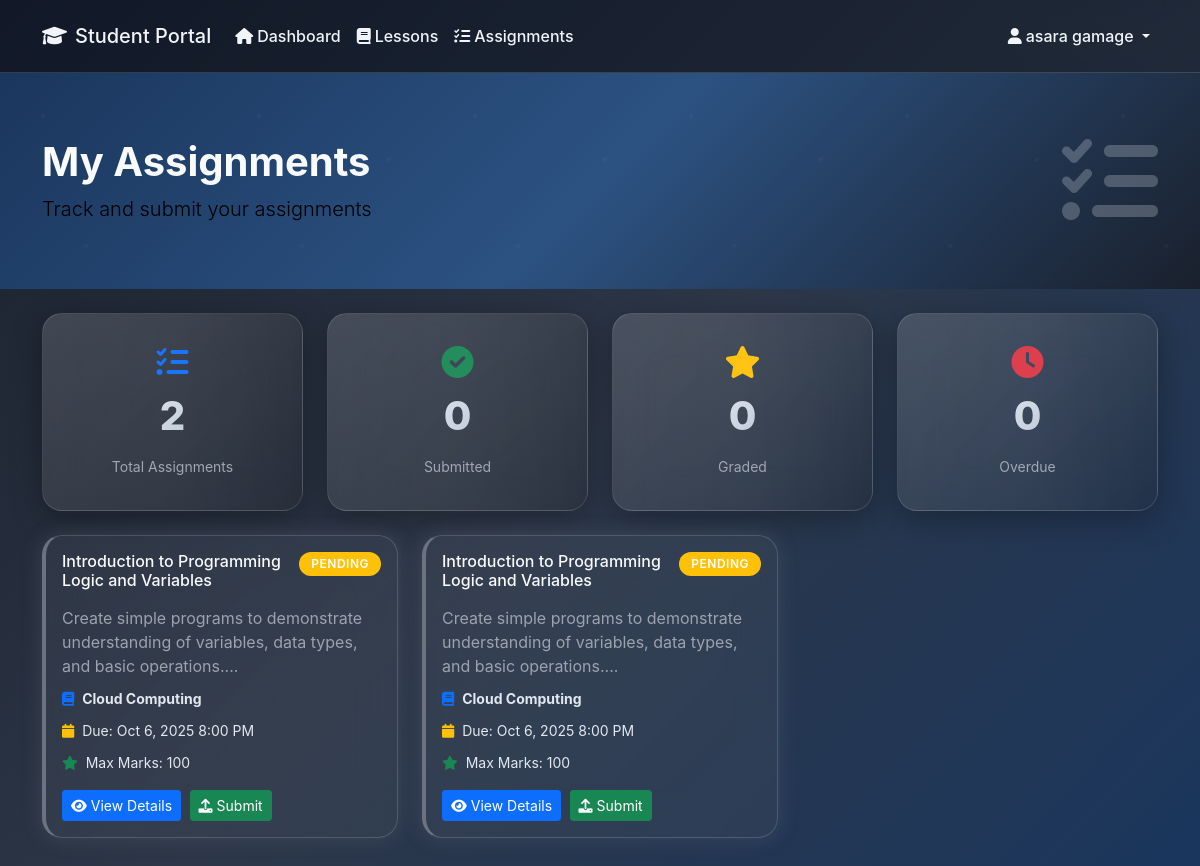
Page /student/assignments.php (signed in) on the committed database.
### tables this page shows
CREATE TABLE `assignments` (
  `id` int(11) NOT NULL,
  `title` varchar(255) NOT NULL,
  `description` text NOT NULL,
  `subject_id` int(11) NOT NULL,
  `lesson_id` int(11) DEFAULT NULL,
  `due_date` datetime NOT NULL,
  `max_marks` int(11) DEFAULT 100,
  `instructions` text DEFAULT NULL,
  `attachment_path` varchar(500) DEFAULT NULL,
  `status` enum('draft','published','closed') DEFAULT 'draft',
  `created_by` int(11) NOT NULL,
  `created_at` timestamp NOT NULL DEFAULT current_timestamp(),
  `updated_at` timestamp NOT NULL DEFAULT current_timestamp() ON UPDATE current_timestamp()
);

CREATE TABLE `subjects` (
  `id` int(11) NOT NULL,
  `name` varchar(100) NOT NULL,
  `description` text DEFAULT NULL,
  `created_by` int(11) DEFAULT 1,
  `status` varchar(20) DEFAULT 'active',
  `created_at` timestamp NOT NULL DEFAULT current_timestamp(),
  `updated_at` timestamp NOT NULL DEFAULT current_timestamp() ON UPDATE current_timestamp(),
  `color` varchar(7) DEFAULT '#007bff',
  `icon` varchar(50) DEFAULT 'book'
);

### student/assignments.php (the view, shortened to what this page needs)
<?php
$conn = new mysqli('localhost', 'root', '', 'learning_platform');
$student_id = $_SESSION['user_id'];
$assignments_query = "SELECT a.*, s.name as subject_name, l.title as lesson_title,
    sub.id as submission_id, sub.submitted_at, sub.marks_obtained, sub.feedback, sub.status as submission_status,
    CASE
        WHEN a.due_date < NOW() AND sub.id IS NULL THEN 'overdue'
        WHEN sub.id IS NOT NULL THEN 'submitted'
        ELSE 'pending'
    END as assignment_status
    FROM assignments a
    LEFT JOIN subjects s ON a.subject_id = s.id
    LEFT JOIN lessons l ON a.lesson_id = l.id
    LEFT JOIN assignment_submissions sub ON a.id = sub.assignment_id AND sub.student_id = $student_id
    WHERE a.status = 'published'
    ORDER BY a.due_date ASC";
$assignments = $conn->query($assignments_query);
$assignment_stats = $conn->query("SELECT
    COUNT(CASE WHEN a.status = 'published' THEN 1 END) as total_assignments,
    COUNT(CASE WHEN sub.id IS NOT NULL THEN 1 END) as submitted_count,
    COUNT(CASE WHEN sub.status = 'graded' THEN 1 END) as graded_count,
    COUNT(CASE WHEN a.due_date < NOW() AND sub.id IS NULL THEN 1 END) as overdue_count
    FROM assignments a
    LEFT JOIN assignment_submissions sub ON a.id = sub.assignment_id AND sub.student_id = $student_id
    WHERE a.status = 'published'")->fetch_assoc();
?>
<!DOCTYPE html>
<html lang="en">
<head>
    <link href="https://cdn.jsdelivr.net/npm/bootstrap@5.1.3/dist/css/bootstrap.min.css" rel="stylesheet">
    <link href="https://cdnjs.cloudflare.com/ajax/libs/font-awesome/6.0.0/css/all.min.css" rel="stylesheet">
</head>
<body>
    <nav class="navbar navbar-expand-lg navbar-student">
        <div class="container">
            <a class="navbar-brand" href="dashboard.php">
                <i class="fas fa-graduation-cap me-2"></i>Student Portal
            </a>
            <div class="collapse navbar-collapse" id="navbarNav">
                <ul class="navbar-nav me-auto">
                    <li class="nav-item">
                        <a class="nav-link" href="dashboard.php">
                            <i class="fas fa-home me-1"></i>Dashboard
                        </a>
                    </li>
                    <li class="nav-item">
                        <a class="nav-link" href="lessons.php">
                            <i class="fas fa-book me-1"></i>Lessons
                        </a>
                    </li>
                    <li class="nav-item">
                        <a class="nav-link active" href="assignments.php">
                            <i class="fas fa-tasks me-1"></i>Assignments
                        </a>
                    </li>
                </ul>
                <ul class="navbar-nav">
                    <li class="nav-item dropdown">
                        <a class="nav-link dropdown-toggle" href="#" id="navbarDropdown" role="button" data-bs-toggle="dropdown">
                            <i class="fas fa-user me-1"></i><?php echo htmlspecialchars($_SESSION['name']); ?>
                        </a>
                    </li>
                </ul>
            </div>
        </div>
    </nav>
    <div class="header-section">
        <div class="container">
            <div class="row align-items-center">
                <div class="col-md-8">
                    <h1 class="display-6 fw-bold mb-2">My Assignments</h1>
                    <p class="lead mb-0">Track and submit your assignments</p>
                </div>
                <div class="col-md-4 text-end">
                    <i class="fas fa-tasks fa-6x opacity-25"></i>
                </div>
            </div>
        </div>
    </div>
    <div class="container mt-4">
        <div class="row mb-4">
            <div class="col-md-3">
                <div class="stat-card">
                    <i class="fas fa-tasks fa-2x text-primary mb-2"></i>
                    <div class="stat-number text-primary"><?php echo $assignment_stats['total_assignments']; ?></div>
                    <small class="text-muted">Total Assignments</small>
                </div>
            </div>
            <div class="col-md-3">
                <div class="stat-card">
                    <i class="fas fa-check-circle fa-2x text-success mb-2"></i>
                    <div class="stat-number text-success"><?php echo $assignment_stats['submitted_count']; ?></div>
                    <small class="text-muted">Submitted</small>
                </div>
            </div>
            <div class="col-md-3">
                <div class="stat-card">
                    <i class="fas fa-star fa-2x text-warning mb-2"></i>
                    <div class="stat-number text-warning"><?php echo $assignment_stats['graded_count']; ?></div>
                    <small class="text-muted">Graded</small>
                </div>
            </div>
            <div class="col-md-3">
                <div class="stat-card">
                    <i class="fas fa-clock fa-2x text-danger mb-2"></i>
                    <div class="stat-number text-danger"><?php echo $assignment_stats['overdue_count']; ?></div>
                    <small class="text-muted">Overdue</small>
                </div>
            </div>
        </div>
        <?php if ($assignments && $assignments->num_rows > 0): ?>
        <div class="row">
            <?php while ($assignment = $assignments->fetch_assoc()): ?>
            <?php
            $is_overdue = $assignment['assignment_status'] == 'overdue';
            $is_submitted = $assignment['assignment_status'] == 'submitted';
            $is_graded = $assignment['submission_status'] == 'graded';
            $card_class = $is_overdue ? 'overdue-card' : ($is_submitted ? 'submitted-card' : 'pending-card');
            ?>
            <div class="col-md-6 col-lg-4 mb-4">
                <div class="card assignment-card <?php echo $card_class; ?>">
                    <div class="card-body">
                        <div class="d-flex justify-content-between align-items-start mb-3">
                            <h6 class="card-title mb-0"><?php echo htmlspecialchars($assignment['title']); ?></h6>
                            <span class="badge bg-<?php
                                echo $is_overdue ? 'danger' : ($is_submitted ? 'success' : 'warning');
                            ?> status-badge">
                                <?php echo ucfirst($assignment['assignment_status']); ?>
                            </span>
                        </div>
                        <p class="card-text text-muted mb-2">
                            <?php echo substr(htmlspecialchars($assignment['description']), 0, 100) . '...'; ?>
                        </p>
                        <div class="mb-2">
                            <small>
                                <i class="fas fa-book me-1 text-primary"></i>
                                <strong><?php echo htmlspecialchars($assignment['subject_name']); ?></strong>
                            </small>
                        </div>
                        <div class="mb-2">
                            <small>
                                <i class="fas fa-calendar me-1 text-<?php echo $is_overdue ? 'danger' : 'warning'; ?>"></i>
                                Due: <?php echo date('M j, Y g:i A', strtotime($assignment['due_date'])); ?>
                            </small>
                        </div>
                        <div class="mb-3">
                            <small>
                                <i class="fas fa-star me-1 text-success"></i>
                                Max Marks: <?php echo $assignment['max_marks']; ?>
                            </small>
                        </div>
                        <div class="mt-3">
                            <button class="btn btn-primary btn-sm me-1" data-bs-toggle="modal" data-bs-target="#viewModal<?php echo $assignment['id']; ?>">
                                <i class="fas fa-eye me-1"></i>View Details
                            </button>
                            <?php if (!$is_submitted && !$is_overdue): ?>
                            <button class="btn btn-success btn-sm" data-bs-toggle="modal" data-bs-target="#submitModal<?php echo $assignment['id']; ?>">
                                <i class="fas fa-upload me-1"></i>Submit
                            </button>
                            <?php elseif ($is_submitted && !$is_graded): ?>
                            <button class="btn btn-warning btn-sm" data-bs-toggle="modal" data-bs-target="#submitModal<?php echo $assignment['id']; ?>">
                                <i class="fas fa-edit me-1"></i>Re-submit
                            </button>
                            <?php endif; ?>
                        </div>
                    </div>
                </div>
            </div>
            <?php endwhile; ?>
        </div>
        <?php endif; ?>
    </div>
</body>
</html>

### student/assignments.php (style rules this page uses)
body { background: linear-gradient(135deg, #1a202c 0%, #2d3748 50%, #1a365d 100%); min-height: 100vh; font-family: 'Inter', 'Segoe UI', system-ui, -apple-system, sans-serif; color: #e2e8f0; }
.header-section { background: linear-gradient(135deg, #1a365d 0%, #2c5282 50%, #1a202c 100%); color: white; padding: 60px 0; position: relative; overflow: hidden; }
.header-section::before { content: ''; position: absolute; top: 0; left: 0; right: 0; bottom: 0; opacity: 0.3; }
.assignment-card { transition: all 0.4s cubic-bezier(0.25, 0.8, 0.25, 1); border-radius: 20px; overflow: hidden; margin-bottom: 24px; background: linear-gradient(135deg, rgba(255, 255, 255, 0.1) 0%, rgba(0, 0, 0, 0.2) 100%); backdrop-filter: blur(20px); border: 1px solid rgba(255, 255, 255, 0.15); position: relative; }
.assignment-card::before { content: ''; position: absolute; top: 0; left: 0; right: 0; height: 2px; background: linear-gradient(90deg, transparent, rgba(255,255,255,0.4), transparent); opacity: 0; transition: opacity 0.3s ease; }
.status-badge { font-size: 0.75rem; padding: 6px 12px; border-radius: 20px; font-weight: 600; text-transform: uppercase; letter-spacing: 0.5px; }
.pending-card { border-left: 4px solid #6b7280; box-shadow: 0 0 20px rgba(107, 114, 128, 0.3); background: linear-gradient(135deg, rgba(107, 114, 128, 0.15) 0%, rgba(75, 85, 99, 0.25) 100%); }
.stat-card { background: linear-gradient(135deg, rgba(255, 255, 255, 0.12) 0%, rgba(0, 0, 0, 0.2) 100%); backdrop-filter: blur(20px); border-radius: 20px; padding: 32px 24px; text-align: center; box-shadow: 0 8px 32px rgba(0,0,0,0.3); border: 1px solid rgba(255, 255, 255, 0.15); transition: all 0.3s ease; position: relative; overflow: hidden; }
.stat-card::before { content: ''; position: absolute; top: -50%; left: -50%; width: 200%; height: 200%; background: linear-gradient(45deg, transparent, rgba(255,255,255,0.05), transparent); transform: rotate(45deg); transition: transform 0.6s ease; }
.stat-number { font-size: 2.5rem; font-weight: 800; background: linear-gradient(135deg, #f8fafc, #cbd5e1, #94a3b8); -webkit-background-clip: text; -webkit-text-fill-color: transparent; background-clip: text; margin-bottom: 8px; }
.navbar-student { background: linear-gradient(135deg, rgba(17, 24, 39, 0.95) 0%, rgba(31, 41, 55, 0.95) 100%); backdrop-filter: blur(20px); border-bottom: 1px solid rgba(255, 255, 255, 0.15); padding: 16px 0; }
.navbar-student .navbar-brand, .navbar-student .nav-link { color: #f1f5f9 !important; font-weight: 500; transition: all 0.3s ease; }
h1, h2, h3, h4, h5, h6 { color: #f8fafc; }
p { color: black; }
span, div { color: #e2e8f0; }
.text-muted { color: #9ca3af !important; }

### rows in the picture
assignments: title "Introduction to Programming Logic and Variables", assignment_status "PENDING", description "Create simple programs to demonstrate understanding of variables, data types, and basic operations.", subject.name "Cloud Computing", due_date "Oct 6, 2025 8:00 PM", max_marks "100"
assignments: title "Introduction to Programming Logic and Variables", assignment_status "PENDING", description "Create simple programs to demonstrate understanding of variables, data types, and basic operations.", subject.name "Cloud Computing", due_date "Oct 6, 2025 8:00 PM", max_marks "100"

### other values in the picture
$_SESSION['name'] "asara gamage"
$assignment_stats['total_assignments'] "2"
$assignment_stats['submitted_count'] "0"
$assignment_stats['graded_count'] "0"
$assignment_stats['overdue_count'] "0"
